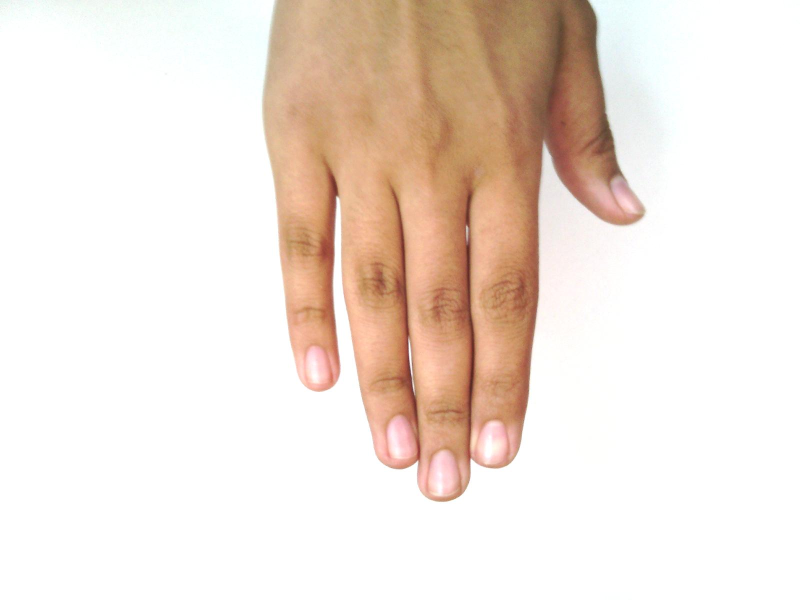
#> input picture archive (2)/Hands/Hands/Hand_0000239.jpg, 1600 x 1200 px, given in place of the camera (shown at 1/2 size)
$ python easy.py
#> lines starting #> are read from the running program, lines starting #| are printed output that depends on the picture; after the words box and inside, x2 and y2 are one past the last pixel; in counts of white or black regions, pixels touching at a corner belong together
# improved_hand_skeleton_no_mediapipe.py
import cv2
import numpy as np
from collections import deque
import math

# ---- พารามิเตอร์ที่ปรับได้ ----
MIN_AREA = 1500            # พื้นที่ contour ขั้นต่ำ (ปรับตามขนาดกล้อง/ระยะมือ)
MIN_DIST = 40              # ระยะห่างขั้นต่ำสำหรับกรองปลายๆ ที่ซ้อนกัน
SMOOTH_LEN = 5             # จำนวนเฟรมสำหรับ moving-average smoothing
DEFECT_ANGLE_TH = 80       # มุม (deg) ที่ถือว่าเป็น gap ระหว่างนิ้ว (ยิ่งเล็ก = เข้มงวด)
DEFECT_DEPTH_RATIO = 0.08  # ค่าระยะเชิงสัมพัทธ์ (depth > h * ratio) เพื่อกรอง defect เล็กๆ

# ฟังก์ชันคำนวณจุด landmark (MCP, PIP, DIP)
def get_landmarks(wrist, tip):
    wrist, tip = np.array(wrist, dtype=float), np.array(tip, dtype=float)
    mcp = tuple(np.int32(wrist + 0.25 * (tip - wrist)))
    pip = tuple(np.int32(wrist + 0.55 * (tip - wrist)))
    dip = tuple(np.int32(wrist + 0.8 * (tip - wrist)))
    return mcp, pip, dip, tuple(np.int32(tip))

# กรองจุดที่ใกล้กันเกินไป
def filter_close_points(points, min_dist=MIN_DIST):
    filtered = []
    for p in points:
        p_arr = np.array(p)
        if all(np.linalg.norm(p_arr - np.array(q)) > min_dist for q in filtered):
            filtered.append(tuple(p_arr))
    return filtered

# มุมระหว่างสามจุด (deg) — angle at 'mid'
def angle_between(a, mid, b):
    a, mid, b = map(np.array, (a, mid, b))
    v1 = a - mid
    v2 = b - mid
    denom = (np.linalg.norm(v1) * np.linalg.norm(v2))
    if denom == 0:
        return 180.0
    cosang = np.dot(v1, v2) / denom
    cosang = np.clip(cosang, -1.0, 1.0)
    return math.degrees(math.acos(cosang))

# ระยะจากจุด far ไปยังเส้น (start-end)
def point_line_distance(start, end, point):
    start, end, point = map(np.array, (start, end, point))
    line = end - start
    if np.all(line == 0):
        return np.linalg.norm(point - start)
    area = abs(np.cross(line, point - start))
    return area / np.linalg.norm(line)

def improved_hand_detection():
    cap = cv2.VideoCapture(0)
    if not cap.isOpened():
        print("❌ ไม่สามารถเปิดกล้องได้")
        return

    tips_history = deque(maxlen=SMOOTH_LEN)

    print("✅ กล้องทำงานปกติ — แสดงมือต่อหน้ากล้อง")
    print("กด 'q' เพื่อออก, 'g' เพื่อ toggle mask visualization")

    show_mask = False

    while True:
        ret, frame = cap.read()
#> frame is the input picture: shape (1200, 1600, 3); mean B, G, R 217.9, 227.1, 240.1
        if not ret:
            break
        frame = cv2.flip(frame, 1)
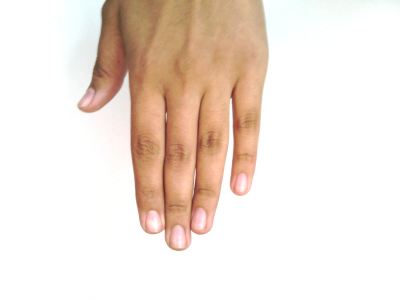
#> frame: shape (1200, 1600, 3) (shown at 1/4 size); mean B, G, R 217.9, 227.1, 240.1
        h_frame, w_frame = frame.shape[:2]

        # ---- skin mask (HSV) + denoise ----
        hsv = cv2.cvtColor(frame, cv2.COLOR_BGR2HSV)
#> hsv: shape (1200, 1600, 3); mean H, S, V 11.6, 29.5, 240.5
        lower_skin = np.array([0, 15, 60])
        upper_skin = np.array([25, 255, 255])
        mask = cv2.inRange(hsv, lower_skin, upper_skin)
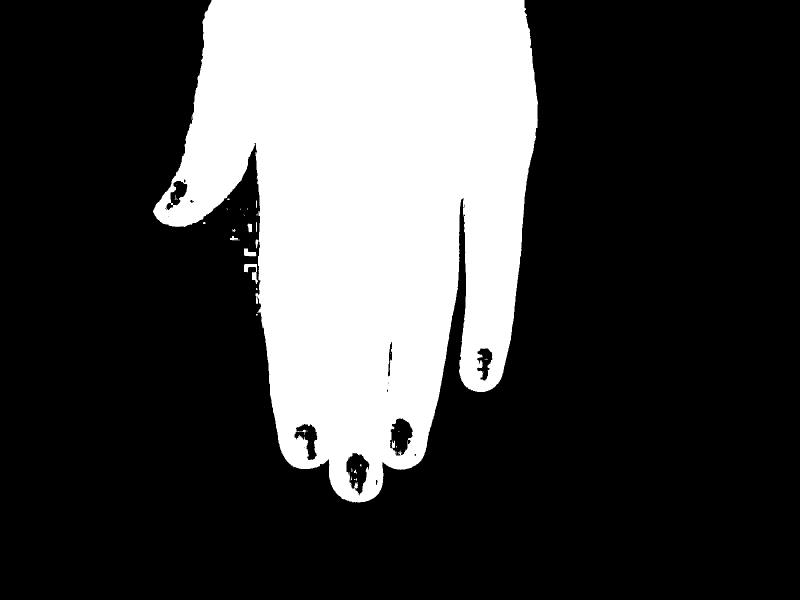
#> mask: shape (1200, 1600) (shown at 1/2 size); 26.3% white; 42 white regions (31 under 20 px)

        # denoise
        mask = cv2.GaussianBlur(mask, (7,7), 0)
        kernel = cv2.getStructuringElement(cv2.MORPH_ELLIPSE, (5,5))
        mask = cv2.morphologyEx(mask, cv2.MORPH_CLOSE, kernel, iterations=2)
        mask = cv2.morphologyEx(mask, cv2.MORPH_OPEN, kernel, iterations=1)

        # optional: show mask
        if show_mask:
            cv2.imshow("mask", mask)

        # find contours
        contours, _ = cv2.findContours(mask, cv2.RETR_EXTERNAL, cv2.CHAIN_APPROX_SIMPLE)
#> contours = 4 contours; box (x1, y1, x2, y2) and area: (303, 0, 1079, 1008) 525634, (457, 455, 482, 484) 411, (478, 414, 499, 434) 241, (450, 414, 459, 422) 47
        tips = []

        if contours:
            largest = max(contours, key=cv2.contourArea)
#> largest = contour of 1177 points, box (x1, y1, x2, y2) (303, 0, 1079, 1008), area 525634
            area = cv2.contourArea(largest)
#> area = 525633.5
            if area > MIN_AREA:
                x, y, w, h = cv2.boundingRect(largest)
#> x = 303; y = 0; w = 776; h = 1008
                cv2.rectangle(frame, (x,y), (x+w, y+h), (0,255,0), 2)
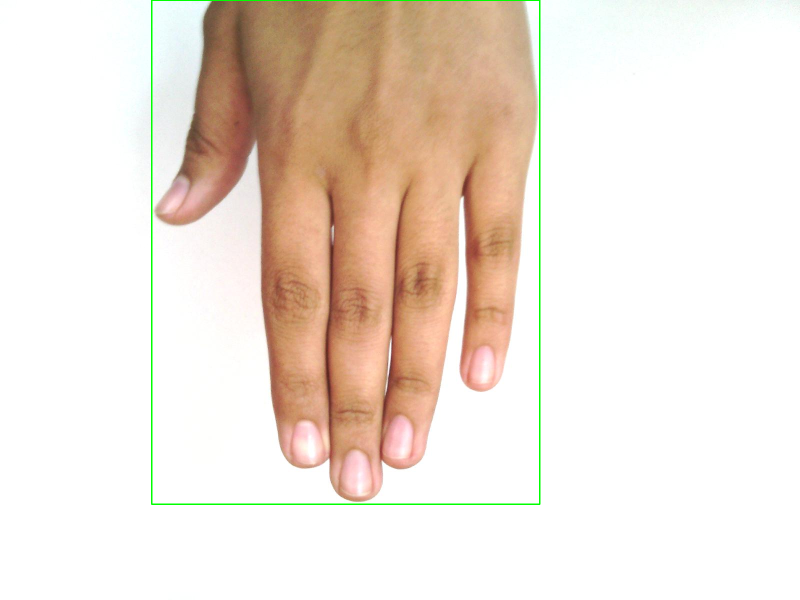
#> frame: shape (1200, 1600, 3) (shown at 1/2 size); 0.52% of pixels changed, all inside (x1, y1, x2, y2) = (302, 0, 1081, 1010)

                # wrist approx (กลางล่างของ bbox)
                wrist = (x + w//2, y + h)
#> wrist = (691, 1008)

                # hull (points and indices)
                hull_pts = cv2.convexHull(largest, returnPoints=True)[:,0,:]
#> hull_pts = 36 pairs, first value 303 to 1078, second value 0 to 1007
                hull_idx = cv2.convexHull(largest, returnPoints=False)[:,0]
#> hull_idx = 36 values, max 1176 at index 0, min 0 at index 35, mean 682.8

                # convexity defects (ใช้ indices)
                defects = None
                if len(hull_idx) > 3:
                    defects = cv2.convexityDefects(largest, hull_idx)
#> defects = 32 rows, first 6: [0, 14, 11, 659], [14, 18, 15, 114], [18, 24, 19, 594], [24, 164, 97, 8347], [165, 169, 166, 229], [169, 561, 315, 59710]

                finger_gaps = []
                if defects is not None:
                    for i in range(defects.shape[0]):
                        s_idx, e_idx, f_idx, _ = defects[i,0]
                        start = tuple(largest[s_idx][0])
                        end = tuple(largest[e_idx][0])
                        far = tuple(largest[f_idx][0])

                        # compute geometric depth (distance from far to line start-end)
                        depth = point_line_distance(start, end, far)

                        # angle at far
                        ang = angle_between(start, far, end)

                        # filter small defects by relative depth and angle
                        if ang < DEFECT_ANGLE_TH and depth > (h * DEFECT_DEPTH_RATIO):
                            finger_gaps.append((start, end, far, depth, ang))
#> this loop made 32 passes
#> (s_idx, e_idx, f_idx, line in point_line_distance, area in point_line_distance, depth, a in angle_between, mid in angle_between) on passes 1, 3, 4, 6, 10, 19: (0, 14, 11, [-11, 21], 61, 2.57, [419, 0], [413, 17]), (18, 24, 19, [-4, 15], 36, 2.32, [406, 25], [406, 34]), (24, 164, 97, [-99, 379], 12772, 32.61, [402, 40], [367, 303]), (169, 561, 315, [254, 475], 125635, 233.2, [306, 432], [509, 317]), (576, 639, 610, [97, 63], 4895, 42.32, [584, 936], [654, 931]), (674, 735, 695, [86, -67], 4040, 37.06, [751, 997], [769, 936])
#> after the loop, finger_gaps = [((306, 432), (560, 907), (509, 317), 233.2, 65.41), ((837, 930), (999, 768), (919, 547), 212.8, 31.98)]

                    # collect tip candidates from defect starts/ends
                    for s,e,f,_,_ in finger_gaps:
                        tips.append(s)
                        tips.append(e)
#> this loop made 2 passes
#> (s, e, f) on passes 1 to 2: ((306, 432), (560, 907), (509, 317)), ((837, 930), (999, 768), (919, 547))
#> after the loop, tips = [(306, 432), (560, 907), (837, 930), (999, 768)]

                # fallback: if no defects, use hull points that are above wrist
                if not tips:
                    cand = [tuple(p) for p in hull_pts if p[1] < wrist[1] - 30]
                    tips = cand

                # filter duplicates/close points
                tips = filter_close_points(tips, MIN_DIST)
#> the loop in filter_close_points, `for p in points:` made 4 passes
                tips = sorted(tips, key=lambda p: p[0])  # left->right

                # smoothing: keep history and compute average positions
                tips_history.append(tips)
                # average across history (for variable number of tips, we'll average per-index)
                avg_tips = []
                if tips_history:
                    # build transpose-like lists by index
                    max_len = max(len(t) for t in tips_history)
                    for idx in range(max_len):
                        pts_at_idx = []
                        for t in tips_history:
                            if len(t) > idx:
                                pts_at_idx.append(t[idx])
                        if pts_at_idx:
                            mean_x = int(np.mean([p[0] for p in pts_at_idx]))
                            mean_y = int(np.mean([p[1] for p in pts_at_idx]))
                            avg_tips.append((mean_x, mean_y))
                else:
                    avg_tips = tips

                # draw skeleton for each tip (use avg_tips)
                unique_avg_tips = filter_close_points(avg_tips, MIN_DIST)
                for tip in unique_avg_tips:
                    mcp, pip, dip, tip_point = get_landmarks(wrist, tip)
                    # draw joints
                    for point, c in zip([mcp, pip, dip, tip_point],
                                        [(0,255,255), (0,165,255), (0,100,255), (0,0,255)]):
                        cv2.circle(frame, point, 5, c, -1)
                    # draw bones
                    cv2.line(frame, wrist, mcp, (255,255,255), 2)
                    cv2.line(frame, mcp, pip, (255,255,255), 2)
                    cv2.line(frame, pip, dip, (255,255,255), 2)
                    cv2.line(frame, dip, tip_point, (255,255,255), 2)
#> this loop made 4 passes
#> (wrist in get_landmarks, mcp, pip, dip, tip_point) on pass 1: ([691, 1008], (594, 864), (479, 691), (383, 547), (306, 432))
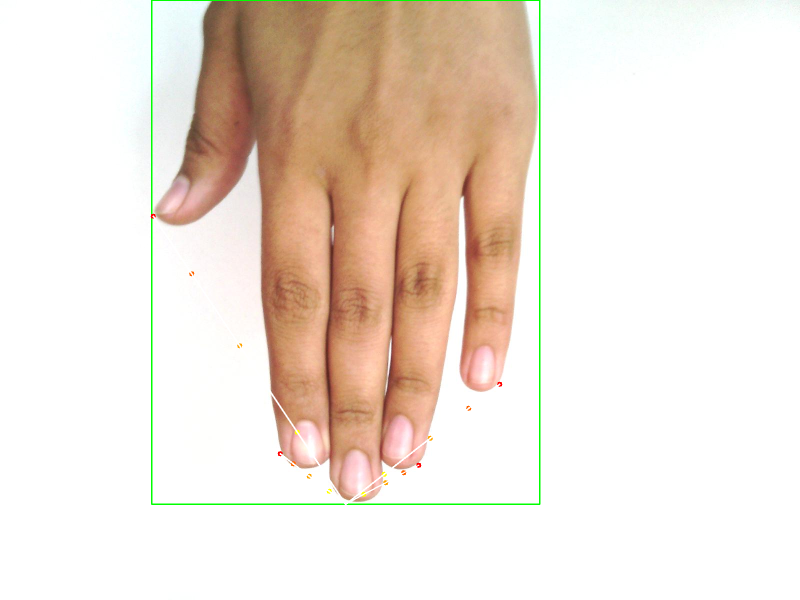
#> frame: shape (1200, 1600, 3) (shown at 1/2 size); 0.22% of pixels changed, all inside (x1, y1, x2, y2) = (301, 427, 1005, 1010)

                # count fingers (approx): number of unique avg tips
                finger_count = len(unique_avg_tips)
                status = "HAND OPEN" if finger_count >= 3 else "HAND CLOSED"
                color = (0,255,0) if finger_count >= 3 else (0,0,255)
                cv2.putText(frame, f"{status} ({finger_count})", (x, y-10),
                            cv2.FONT_HERSHEY_SIMPLEX, 0.7, color, 2)

                # optional: draw defects for visualization
                for s,e,f,dpt,ang in finger_gaps:
                    cv2.circle(frame, s, 4, (255,0,0), -1)
                    cv2.circle(frame, e, 4, (255,0,0), -1)
                    cv2.circle(frame, f, 4, (0,0,255), -1)
                    cv2.line(frame, s, f, (200,200,0), 1)
                    cv2.line(frame, f, e, (200,200,0), 1)
#> this loop made 2 passes
#> (s, e, f, dpt, ang) on passes 1 to 2: ((306, 432), (560, 907), (509, 317), 233.2, 65.41), ((837, 930), (999, 768), (919, 547), 212.8, 31.98)
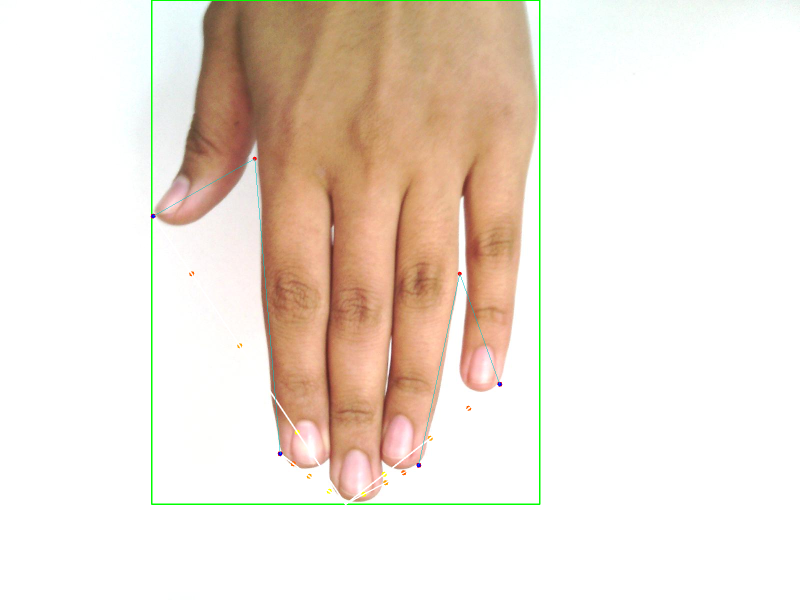
#> frame: shape (1200, 1600, 3) (shown at 1/2 size); 0.09% of pixels changed, all inside (x1, y1, x2, y2) = (302, 313, 1004, 935)

        cv2.imshow('Hand Detection (no MediaPipe) + Skeleton', frame)
        key = cv2.waitKey(1) & 0xFF
#> (key q is pressed here)
        if key == ord('q'):
            break
        if key == ord('g'):
            show_mask = not show_mask

    cap.release()
    cv2.destroyAllWindows()

if __name__ == "__main__":
    improved_hand_detection()

$ run again, on archive (2)/Hands/Hands/Hand_0000402.jpg
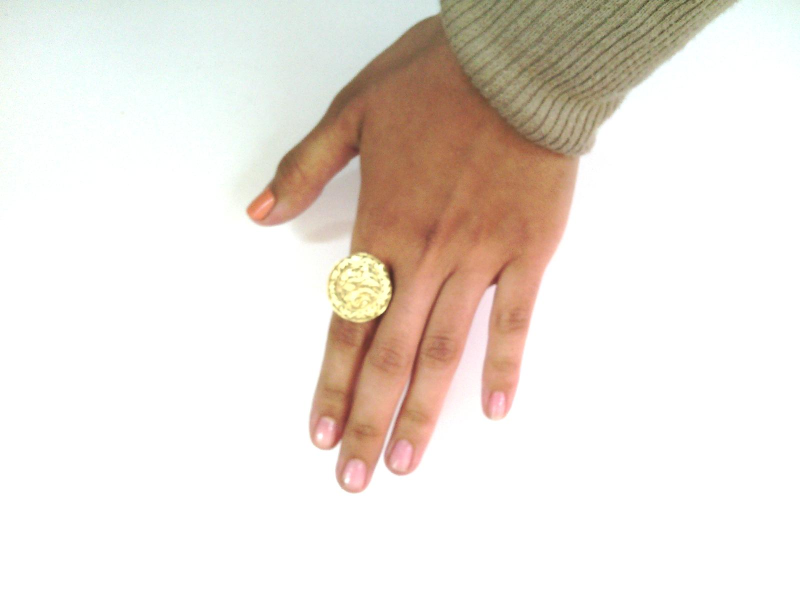
#> input picture archive (2)/Hands/Hands/Hand_0000402.jpg, 1600 x 1200 px, given in place of the camera (shown at 1/2 size)
#> in improved_hand_detection, frame is the input picture: shape (1200, 1600, 3); mean B, G, R 219.4, 226.9, 235
#> hsv: shape (1200, 1600, 3); mean H, S, V 17.1, 25, 236.4
#> in improved_hand_detection, `mask = cv2.morphologyEx(mask, cv2.MORPH_CLOSE, kernel, iterations=2)`:
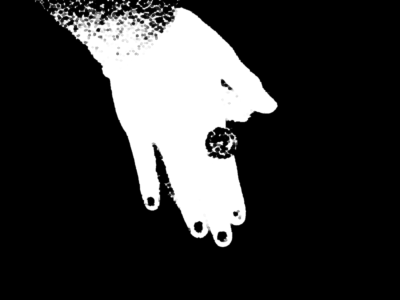
#> mask: shape (1200, 1600) (shown at 1/4 size); min 0, max 255, mean 51.9
#> contours = 2 contours; box (x1, y1, x2, y2) and area: (137, 0, 1114, 991) 448629, (333, 0, 342, 10) 63
#> largest = contour of 2263 points, box (x1, y1, x2, y2) (137, 0, 1114, 991), area 448629
#> in improved_hand_detection, `area = cv2.contourArea(largest)`: area = 448629
#> x = 137; y = 0; w = 977; h = 991
#> in improved_hand_detection, `cv2.rectangle(frame, (x,y), (x+w, y+h), (0,255,0), 2)`:
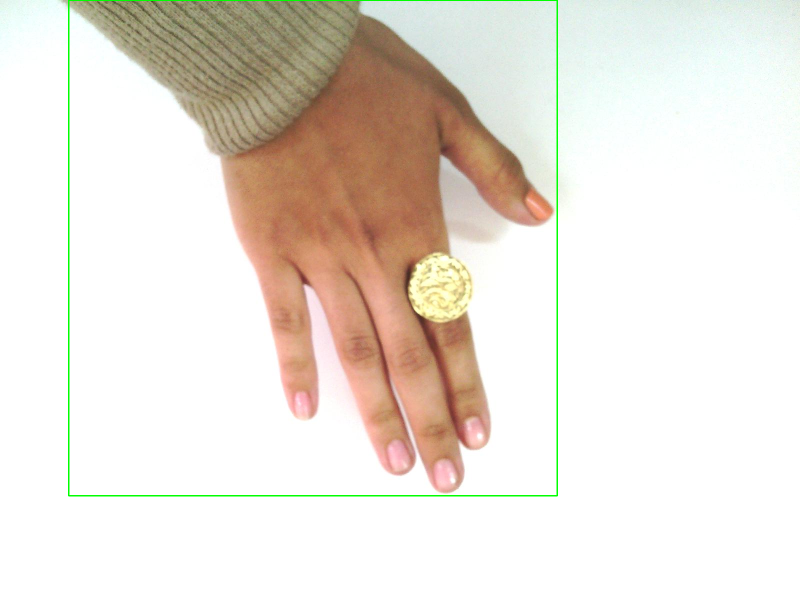
#> frame: shape (1200, 1600, 3) (shown at 1/2 size); mean B, G, R 218.1, 227, 233.7
#> in improved_hand_detection, `wrist = (x + w//2, y + h)`: wrist = (625, 991)
#> hull_pts = 33 pairs, first value 137 to 1113, second value 0 to 990
#> hull_idx = 33 values, max 1687 at index 0, min 0 at index 32, mean 973.2
#> defects = 28 rows, first 6: [1687, 0, 2014, 11520], [1, 3, 2, 201], [3, 523, 284, 29547], [523, 529, 526, 190], [529, 531, 530, 142], [532, 534, 533, 154]
#> the loop in improved_hand_detection, `for i in range(defects.shape[0]):` made 28 passes
#> (s_idx, e_idx, f_idx, line in point_line_distance, area in point_line_distance, depth, a in angle_between, mid in angle_between) on passes 1, 3, 7, 9, 17, 19: (1687, 0, 2014, [-583, 0], 26235, 45, [720, 0], [397, 45]), (3, 523, 284, [439, 815], 106843, 115.4, [138, 9], [435, 317]), (534, 877, 648, [185, 110], 48130, 223.6, [589, 839], [633, 605]), (885, 959, 916, [94, 35], 4028, 40.16, [782, 953], [838, 931]), (985, 1031, 1000, [53, -82], 3580, 36.67, [926, 970], [925, 904]), (1037, 1350, 1236, [130, -454], 86242, 182.6, [983, 880], [905, 489])
#> after the loop in improved_hand_detection, `for i in range(defects.shape[0]):`: finger_gaps = [((589, 839), (774, 949), (633, 605), 223.6, 32.94)]
#> the loop in improved_hand_detection, `for s,e,f,_,_ in finger_gaps:` made 1 pass
#> (s, e, f) on pass 1: ((589, 839), (774, 949), (633, 605))
#> after the loop in improved_hand_detection, `for s,e,f,_,_ in finger_gaps:`: tips = [(589, 839), (774, 949)]
#> the loop in filter_close_points, `for p in points:` made 2 passes
#> the loop in improved_hand_detection, `for tip in unique_avg_tips:` made 2 passes
#> (wrist in get_landmarks, mcp, pip, dip, tip_point) on passes 1 to 2: ([625, 991], (616, 953), (605, 907), (596, 869), (589, 839)), ([625, 991], (662, 980), (706, 967), (744, 957), (774, 949))
#> the loop in improved_hand_detection, `for s,e,f,dpt,ang in finger_gaps:` made 1 pass
#> (s, e, f, dpt, ang) on pass 1: ((589, 839), (774, 949), (633, 605), 223.6, 32.94)
